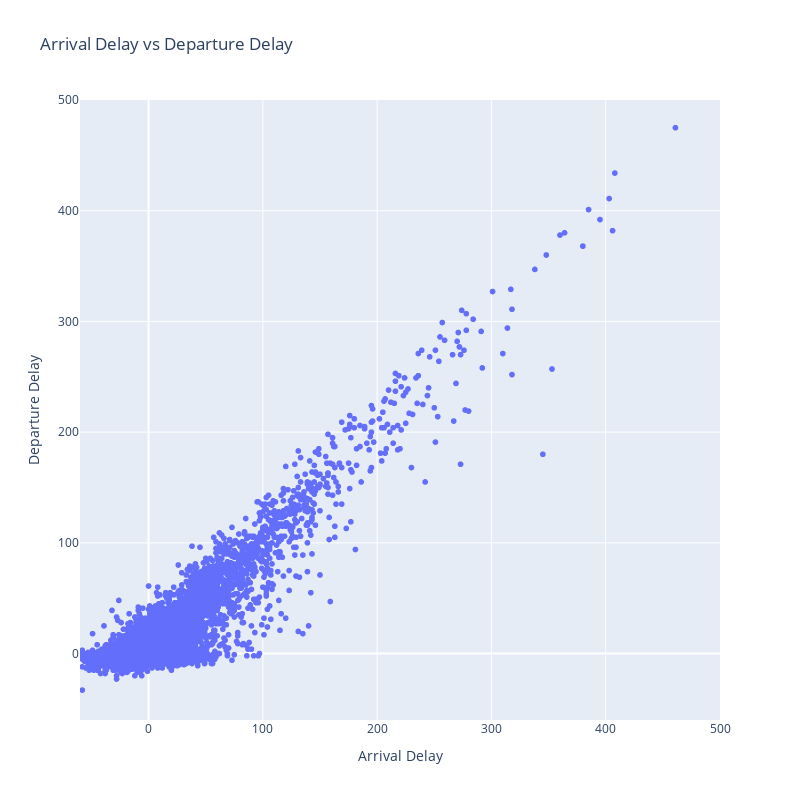

The notebook cell this image was saved under:
### Markdown cell above
Let's make the plot a bit nicer. First, we will set the title and axis labels. We can do this dircetly in `px.scatter` method. Not all layout options are available in functions like px.scatter, but we can always use the powerful `update_layout` method to customize a plot.

### Code cell
fig = px.scatter(data, x="arr_delay", y="dep_delay",
                 title="Arrival Delay vs Departure Delay",
                 labels={"arr_delay": "Arrival Delay", "dep_delay": "Departure Delay"})

fig.update_layout(width=800, height=800,
                  xaxis=dict(range=[-60, 500]),
                  yaxis=dict(range=[-60, 500]))
                  
fig.show()

### Figure 1 — Plotly figure (JSON) as saved in the notebook; plotly's stock layout.template omitted (floating-point values rounded to 4 significant figures; data arrays with more than 128 entries replaced by an {"elided": "..."} marker saying what was removed)
{"data": [{"hovertemplate": "Arrival Delay=%{x}<br>Departure Delay=%{y}<extra></extra>", "legendgroup": "", "marker": {"color": "#636efa", "symbol": "circle"}, "mode": "markers", "name": "", "showlegend": false, "type": "scattergl", "x": {"elided": "10000 float values"}, "xaxis": "x", "y": {"elided": "10000 float values"}, "yaxis": "y"}], "layout": {"height": 800, "legend": {"tracegroupgap": 0}, "title": {"text": "Arrival Delay vs Departure Delay"}, "width": 800, "xaxis": {"anchor": "y", "domain": [0, 1], "range": [-60, 500], "title": {"text": "Arrival Delay"}}, "yaxis": {"anchor": "x", "domain": [0, 1], "range": [-60, 500], "title": {"text": "Departure Delay"}}}}
